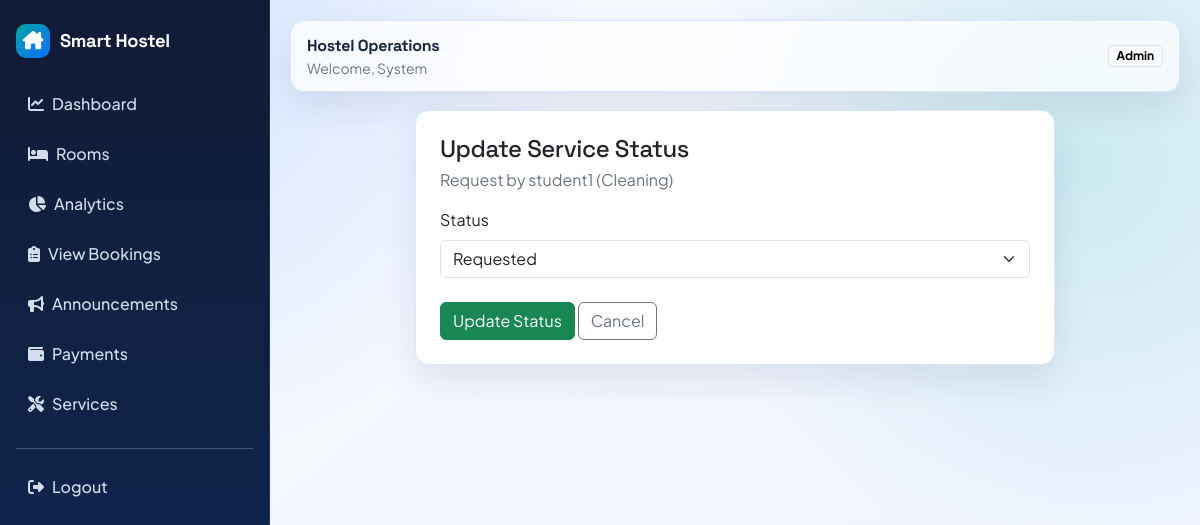
Page /services/update/12/ (signed in) on the committed database.
### accounts/models.py (models this page shows, shortened)
class User(AbstractUser):
	ROLE_ADMIN = "admin"
	ROLE_STUDENT = "student"
	ROLE_CHOICES = [
		(ROLE_ADMIN, "Admin"),
		(ROLE_STUDENT, "Student"),
	]
	role = models.CharField(max_length=20, choices=ROLE_CHOICES, default=ROLE_STUDENT)

### services/models.py (models this page shows, shortened)
class ServiceRequest(models.Model):
	TYPE_CLEANING = "cleaning"
	TYPE_MAINTENANCE = "maintenance"
	REQUEST_TYPE_CHOICES = [
		(TYPE_CLEANING, "Cleaning"),
		(TYPE_MAINTENANCE, "Maintenance"),
	]
	STATUS_REQUESTED = "requested"
	STATUS_IN_PROGRESS = "in_progress"
	STATUS_COMPLETED = "completed"
	STATUS_CHOICES = [
		(STATUS_REQUESTED, "Requested"),
		(STATUS_IN_PROGRESS, "In Progress"),
		(STATUS_COMPLETED, "Completed"),
	]
	user = models.ForeignKey(settings.AUTH_USER_MODEL, on_delete=models.CASCADE, related_name="service_requests")
	request_type = models.CharField(max_length=20, choices=REQUEST_TYPE_CHOICES)
	details = models.TextField(blank=True)
	attachment = models.FileField(upload_to="services/attachments/", null=True, blank=True)
	status = models.CharField(max_length=20, choices=STATUS_CHOICES, default=STATUS_REQUESTED)
	created_at = models.DateTimeField(auto_now_add=True)
	updated_at = models.DateTimeField(auto_now=True)
	class Meta:
		ordering = ["-created_at"]

### services/views.py (the view, shortened to what this page needs)
# urls.py: path("services/update/<int:id>/", update_service_status, name="update_service_status"),
@user_passes_test(_is_admin_user)
def update_service_status(request, id):
	service = get_object_or_404(ServiceRequest, id=id)
	return render(request, "services/update_status.html", {"service": service})

### core/context_processors.py (called while the page is built)
def _is_admin_user(user):
    role = (getattr(user, "role", "") or "").strip().lower()
    return bool(user and user.is_authenticated and (user.is_superuser or role == "admin"))

def notification_context(request):
    if not request.user.is_authenticated:
        return {"recent_notifications": [], "unread_notification_count": 0, "is_admin_user": False}
    notifications = Notification.objects.filter(recipient=request.user).only("title", "message", "created_at", "is_read")[:5]
    unread_count = Notification.objects.filter(recipient=request.user, is_read=False).count()
    return {
        "recent_notifications": notifications,
        "unread_notification_count": unread_count,
        "is_admin_user": _is_admin_user(request.user),
    }

### services/views.py (called while the page is built)
def _is_admin_user(user):
	return user.is_authenticated and (user.is_staff or user.role == User.ROLE_ADMIN)

### templates/services/update_status.html (shortened to what this page needs)
{% extends "base.html" %}
{% block content %}
<div class="card card-soft mx-auto" style="max-width: 640px;">
    <div class="card-body p-4">
        <h4 class="mb-1">Update Service Status</h4>
        <p class="text-secondary mb-3">Request by {{ service.user.username }} ({{ service.get_request_type_display }})</p>
        <form method="post">
            <div class="mb-3">
                <label class="form-label">Status</label>
                <select name="status" class="form-select">
                    <option value="requested" {% if service.status == "requested" %}selected{% endif %}>Requested</option>
                </select>
            </div>
            <button type="submit" class="btn btn-success mt-2">Update Status</button>
            <a href="{% url 'services:list' %}" class="btn btn-outline-secondary mt-2">Cancel</a>
        </form>
    </div>
</div>
{% endblock %}

### templates/base.html (shortened to what this page needs)
{% load static %}
<!doctype html>
<html lang="en">
<head>
    <link href="https://cdn.jsdelivr.net/npm/bootstrap@5.3.3/dist/css/bootstrap.min.css" rel="stylesheet">
    <link href="https://cdnjs.cloudflare.com/ajax/libs/font-awesome/6.5.2/css/all.min.css" rel="stylesheet">
    <link href="{% static 'css/app.css' %}" rel="stylesheet">
</head>
<body>
{% if user.is_authenticated %}
<div class="shell">
    <aside class="sidebar">
        <a class="brand" href="{% url 'accounts:dashboard' %}">
            <span class="brand-badge"><i class="fa-solid fa-house-chimney"></i></span>
            <span class="brand-font">Smart Hostel</span>
        </a>
        <nav class="nav flex-column">
            <a class="nav-link" href="{% url 'accounts:dashboard' %}"><i class="fa-solid fa-chart-line me-2"></i>Dashboard</a>
            <a class="nav-link" href="{% url 'hostel:rooms' %}"><i class="fa-solid fa-bed me-2"></i>Rooms</a>
            {% if is_admin_user %}
            <a class="nav-link" href="{% url 'accounts:analytics' %}"><i class="fa-solid fa-chart-pie me-2"></i>Analytics</a>
            {% endif %}
            {% if user.is_authenticated and user.role == "admin" %}
            <a class="nav-link" href="{% url 'bookings:history' %}"><i class="fa-solid fa-clipboard-list me-2"></i>View Bookings</a>
            {% endif %}
            <a class="nav-link" href="{% url 'announcements:list' %}"><i class="fa-solid fa-bullhorn me-2"></i>Announcements</a>
            <a class="nav-link" href="{% url 'payments:list' %}"><i class="fa-solid fa-wallet me-2"></i>Payments</a>
            <a class="nav-link" href="{% url 'services:list' %}"><i class="fa-solid fa-screwdriver-wrench me-2"></i>Services</a>
        </nav>
        <hr class="border-light-subtle my-3">
        <a class="nav-link" href="{% url 'accounts:logout' %}"><i class="fa-solid fa-right-from-bracket me-2"></i>Logout</a>
    </aside>
    <main class="main">
        <div class="topbar">
            <div>
                <strong class="brand-font">Hostel Operations</strong>
                <div class="small text-secondary">Welcome, {{ request.user.first_name|default:request.user.username }}</div>
            </div>
            <span class="badge text-bg-light border">{{ request.user.get_role_display }}</span>
        </div>
        {% block content %}{% endblock %}
    </main>
</div>
{% else %}
<div class="auth-wrap">
    {% block auth_content %}{% endblock %}
</div>
{% endif %}
</body>
</html>

### static/css/app.css (style rules this page uses)
:root { --bg-1: #f7f9ff; --bg-2: #eef3ff; --surface: #ffffff; --ink-1: #18233f; --ink-2: #5b6787; --brand: #0d6efd; --brand-2: #00a6a6; --accent: #ff8a00; --line: #dde5ff; --shadow: 0 15px 35px rgba(24, 35, 63, 0.09); }
* { box-sizing: border-box; }
body { margin: 0; font-family: "Plus Jakarta Sans", sans-serif; color: var(--ink-1); background: radial-gradient(circle at 10% 0%, rgba(13, 110, 253, 0.16), transparent 35%), radial-gradient(circle at 90% 20%, rgba(0, 166, 166, 0.16), transparent 32%), linear-gradient(140deg, var(--bg-1), var(--bg-2)); min-height: 100vh; }
h1, h2, h3, h4, h5, h6, .brand-font { font-family: "Space Grotesk", sans-serif; letter-spacing: -0.02em; }
.shell { display: grid; grid-template-columns: 270px 1fr; min-height: 100vh; }
.sidebar { background: linear-gradient(180deg, #101b36, #0f2956); color: #f7fbff; padding: 24px 16px; position: sticky; top: 0; height: 100vh; border-right: 1px solid rgba(255, 255, 255, 0.08); }
.brand { display: flex; align-items: center; gap: 10px; font-weight: 700; font-size: 1.15rem; margin-bottom: 24px; color: #fff; text-decoration: none; }
.brand-badge { width: 34px; height: 34px; border-radius: 10px; display: grid; place-items: center; background: linear-gradient(135deg, #00a6a6, #0d6efd); }
.sidebar .nav-link { color: rgba(233, 242, 255, 0.9); border-radius: 10px; padding: 10px 12px; margin-bottom: 6px; font-weight: 500; transition: 0.2s ease; }
.main { padding: 20px; animation: fadeUp 0.45s ease; }
.topbar { background: rgba(255, 255, 255, 0.72); backdrop-filter: blur(8px); border: 1px solid var(--line); border-radius: 14px; padding: 12px 16px; display: flex; align-items: center; justify-content: space-between; box-shadow: var(--shadow); margin-bottom: 18px; }
.card-soft { border: 1px solid var(--line); border-radius: 14px; background: var(--surface); box-shadow: var(--shadow); }

### rows in the picture
User: user.first_name "System", user.role "Admin"
ServiceRequest: user.username "student1", request_type "Cleaning", status "Requested"
